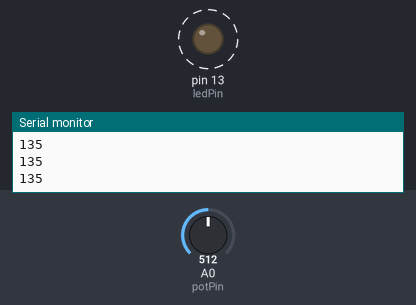
Recording of a sketch running on a simulated Arduino Uno, built with avr-gcc and run on an emulated ATmega328P. Parts: output pins drawn as LEDs (lit = HIGH), the last lines printed to the serial monitor. Dashed ring = blinking. Inputs (shaded band) come from the test bench; at power-on: A0 (potPin) = 512.

Above: at 1.28 s.
1.3 s: A0 (potPin) set to 306
At 2.3 s:
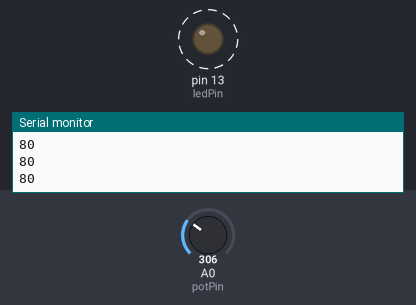
4.3 s: A0 (potPin) set to 122
At 4.88 s:
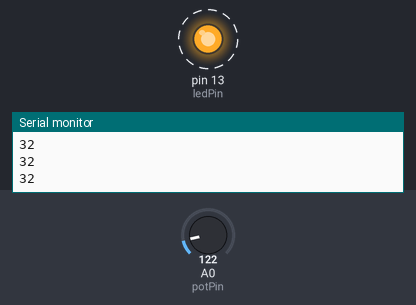
Timing chart, 0 to 13.3 s (numbered marks = the images above; inputs shaded):
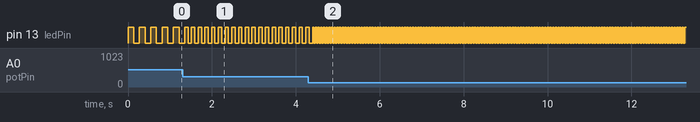

The sketch:

map_sketch.ino
```cpp
const int potPin=0;     // select the input pin for the potentiometer
int ledPin=13;          // select the led pin for the led

void setup() {
  pinMode(ledPin, OUTPUT);     // declare the ledpin as an output
  Serial.begin(9600);

}

void loop() {
  int val;               // the value coming from the sensor
  int percent;             // the mapped value

  val = analogRead(potPin);      // read the voltage on the pot( val ranges from 0 to 1023)

  percent = map(val, 0, 1023, 0, 270);    // percent will range from 0 to 100
  digitalWrite(ledPin, HIGH);         // turn the ledpin on
  delay(percent);                   // on  time given by percent value
  digitalWrite(ledPin, LOW);        // turn the ledpin off
  delay(percent);               // off time is 100 minus on time
  Serial.println(percent);          // show the % of pot rotation on serial monitor
}
```

Measured:
- after the input at 1.3 s, pin 13 (ledPin): alternates HIGH for 0.08 s and LOW for 0.08 s, starting after 0.13 s
- after the input at 4.3 s, pin 13 (ledPin): alternates HIGH for 0.03 s and LOW for 0.03 s, starting after 0.13 s
- by itself, pin 13 (ledPin): alternates HIGH for 0.14 s and LOW for 0.14 s
